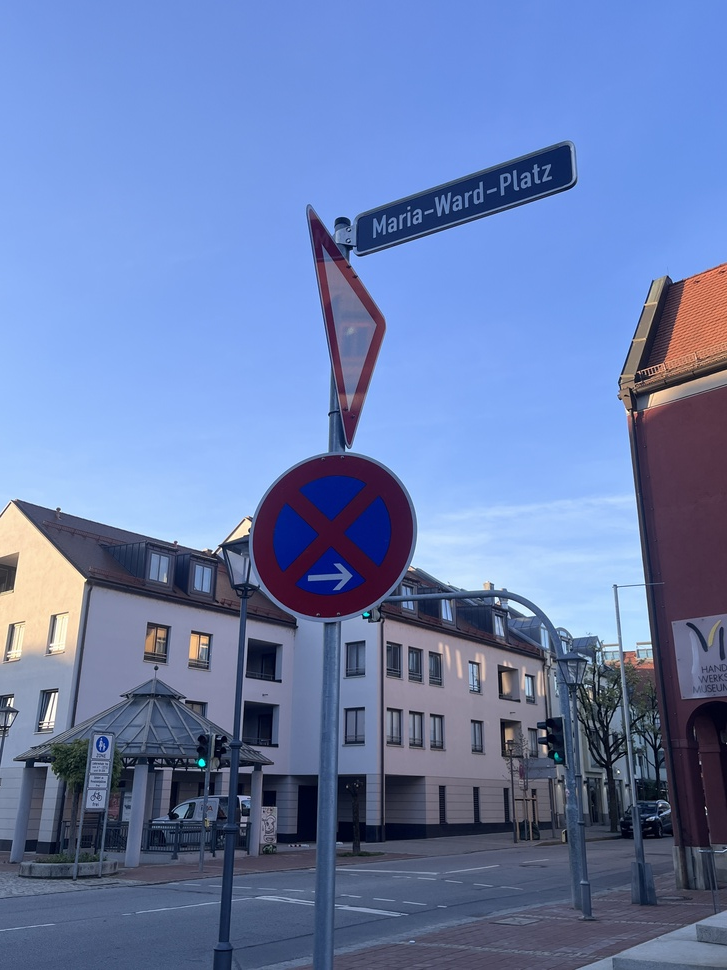
#> input picture SIGNAL.jpg, 727 x 970 px, shrunk from 3024 x 4032 before the run
$ python main.py
#> lines starting #> are read from the running program, lines starting #| are printed output that depends on the picture
import cv2
import numpy as np
import time
import os

IMAGE_PATH = "SIGNAL.jpg"
BLOCK_SIZE = 16
OUTPUT_DIR = "TEST_OUTPUT"


def process_loops(channel_data, block_size):

    h, w = channel_data.shape
    mean_f = np.zeros((h, w), dtype=np.float64)
    var_f = np.zeros((h, w), dtype=np.float64)

    for y in range(0, h, block_size):
        for x in range(0, w, block_size):

            block_sum = 0.0
            pixel_count = 0

            #mean
            for row in range(y, y + block_size):
                for col in range(x, x + block_size):
                    if row < h and col < w:
                        block_sum += channel_data[row, col]
                        pixel_count += 1

            mu = block_sum / pixel_count

            #variance
            sq_diff_sum = 0.0
            for row in range(y, y + block_size):
                for col in range(x, x + block_size):
                    if row < h and col < w:
                        sq_diff_sum += (channel_data[row, col] - mu) ** 2

            variance = sq_diff_sum / pixel_count


            for row in range(y, y + block_size):
                for col in range(x, x + block_size):
                    if row < h and col < w:
                        mean_f[row, col] = mu
                        var_f[row, col] = variance

    return mean_f, var_f


def process_numpy(channel_data, block_size):

    h, w = channel_data.shape

    pad_h = (block_size - h % block_size) % block_size
    pad_w = (block_size - w % block_size) % block_size
    padded_img = np.pad(channel_data, ((0, pad_h), (0, pad_w)), mode='constant')

    ph, pw = padded_img.shape
    grid_h = ph // block_size
    grid_w = pw // block_size
    num_pixels = block_size * block_size

    blocks = padded_img.reshape(grid_h, block_size, grid_w, block_size)

    block_means = np.sum(blocks, axis=(1, 3), dtype=np.float64) / num_pixels

    blocks_float = blocks.astype(np.float64)
    diff        = blocks_float - block_means[:, np.newaxis, :, np.newaxis]
    block_vars   = np.sum(diff ** 2, axis=(1, 3)) / num_pixels

    mean_full = np.repeat(np.repeat(block_means, block_size, axis=0), block_size, axis=1)
    var_full = np.repeat(np.repeat(block_vars, block_size, axis=0), block_size, axis=1)

    return mean_full[:h, :w], var_full[:h, :w]


def Normalizing(image_matrix, filename):

    min_val = np.min(image_matrix)
    max_val = np.max(image_matrix)

    if max_val == min_val:
        normalized = np.zeros_like(image_matrix, dtype=np.uint8)
    else:
        normalized = ((image_matrix - min_val) / (max_val - min_val) * 255).astype(np.uint8)

    cv2.imwrite(os.path.join(OUTPUT_DIR, filename), normalized)

def main():
    if not os.path.exists(OUTPUT_DIR):
        os.makedirs(OUTPUT_DIR)

    img_bgr = cv2.imread(IMAGE_PATH)
#> img_bgr is the input picture: shape (970, 727, 3); mean B, G, R 173.5, 125.6, 105.3
    img_gray = cv2.cvtColor(img_bgr, cv2.COLOR_BGR2GRAY)
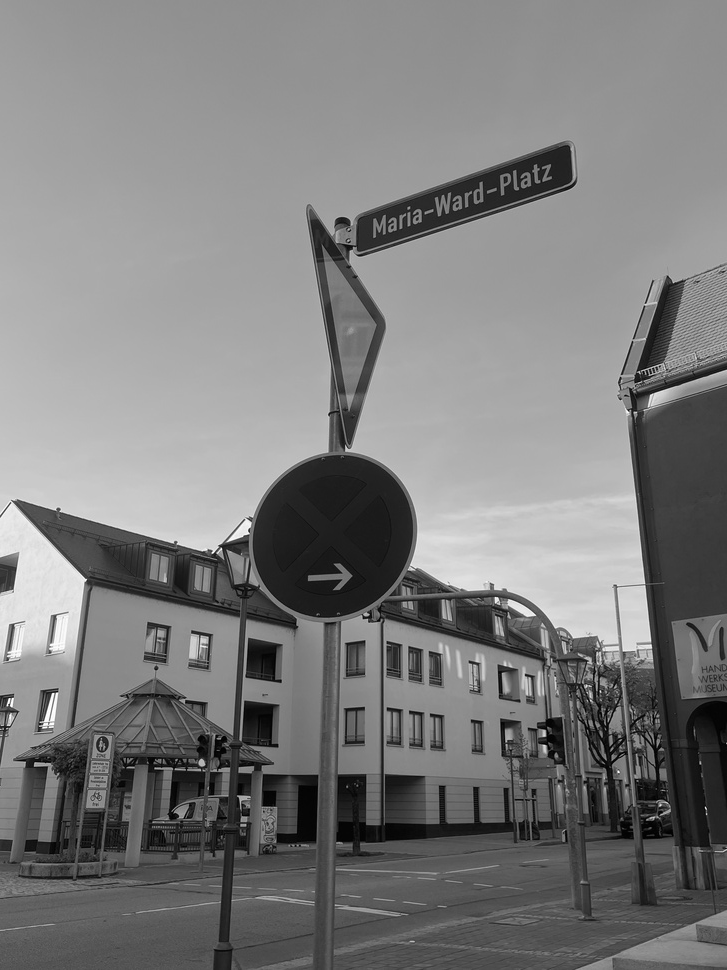
#> img_gray: shape (970, 727); min 1, max 255, mean 125
    img_hsv = cv2.cvtColor(img_bgr, cv2.COLOR_BGR2HSV)
#> img_hsv: shape (970, 727, 3); mean H, S, V 111.2, 106.9, 175.7

    channels = {
        "Red": img_bgr[:, :, 2],
        #"Green": img_bgr[:, :, 1],
        #"Blue": img_bgr[:, :, 0],
        #"Gray": img_gray,
        "Hue": img_hsv[:, :, 0],
        #"Saturation": img_hsv[:, :, 1],
        #"Value": img_hsv[:, :, 2]
    }

    print(f"Input image: '{IMAGE_PATH}' | Block Size: {BLOCK_SIZE}x{BLOCK_SIZE}")
    print("-" * 50)

    for name, channel_data in channels.items():
        print(f"Channel: {name}")

        #loop
        start_loop = time.perf_counter()
        mean_loop, var_loop = process_loops(channel_data, BLOCK_SIZE)
        end_loop = time.perf_counter()
        loop_time = end_loop - start_loop

        #numpy
        start_np = time.perf_counter()
        mean_np, var_np = process_numpy(channel_data, BLOCK_SIZE)
        end_np = time.perf_counter()
        np_time = end_np - start_np

        print(f"  Loop Time  : {loop_time:.4f}s")
        print(f"  NumPy Time : {np_time:.4f}s")


        mean_final = mean_np.astype(np.uint8)
        cv2.imwrite(os.path.join(OUTPUT_DIR, f"{name}_Mean.png"), mean_final)

        Normalizing(var_np, f"{name}_Variance.png")
#> this loop made 2 passes
#> (name, loop_time, pad_h in process_numpy, pad_w in process_numpy, ph in process_numpy, pw in process_numpy) on passes 1 to 2: ('Red', 1.64, 6, 9, 976, 736), ('Hue', 1.05, 6, 9, 976, 736)
#| Channel: Red
#|   Loop Time  : 1.6359s
#|   NumPy Time : 0.0776s
#| Channel: Hue
#|   Loop Time  : 1.0523s
#|   NumPy Time : 0.0245s
#> pass 1, in main, `mean_loop, var_loop = process_loops(channel_data, BLOCK_SIZE)`:
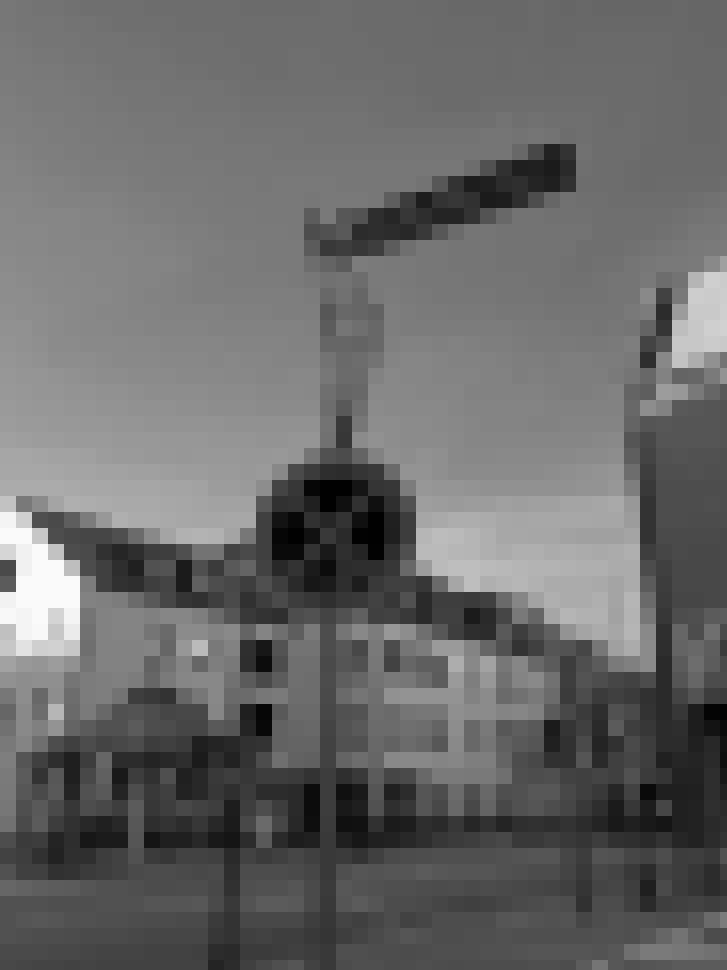
#> mean_loop: shape (970, 727) float64; min 1.01, max 250.7, mean 105.3
#> pass 1, in main, `mean_loop, var_loop = process_loops(channel_data, BLOCK_SIZE)`:
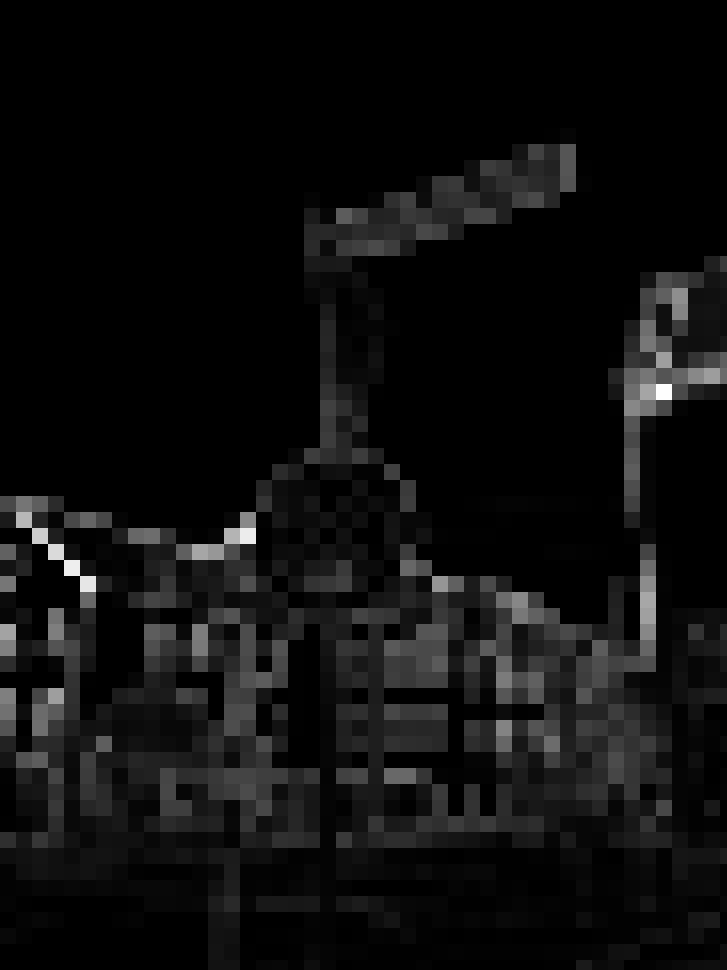
#> var_loop: shape (970, 727) float64; min 0.0116, max 7206.3, mean 416.9; drawn with min black and max white
#> pass 1, in process_numpy, `padded_img = np.pad(channel_data, ((0, pad_h), (0, pad_w)), mode='cons..`:
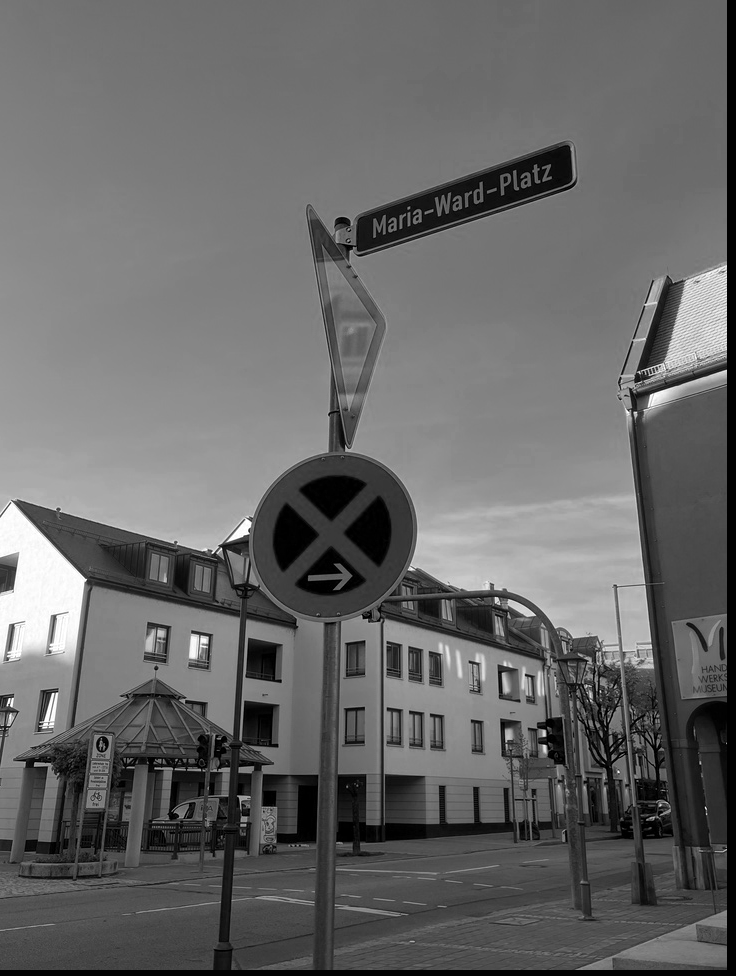
#> padded_img: shape (976, 736); min 0, max 255, mean 103.3
#> pass 1, in process_numpy, `block_means = np.sum(blocks, axis=(1, 3), dtype=np.float64) / num_pixels`:
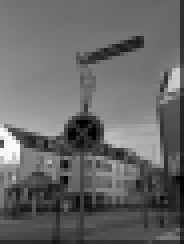
#> block_means: shape (61, 46) float64 (shown 4 times larger); min 0.93, max 250.7, mean 103.3
#> after the loop:
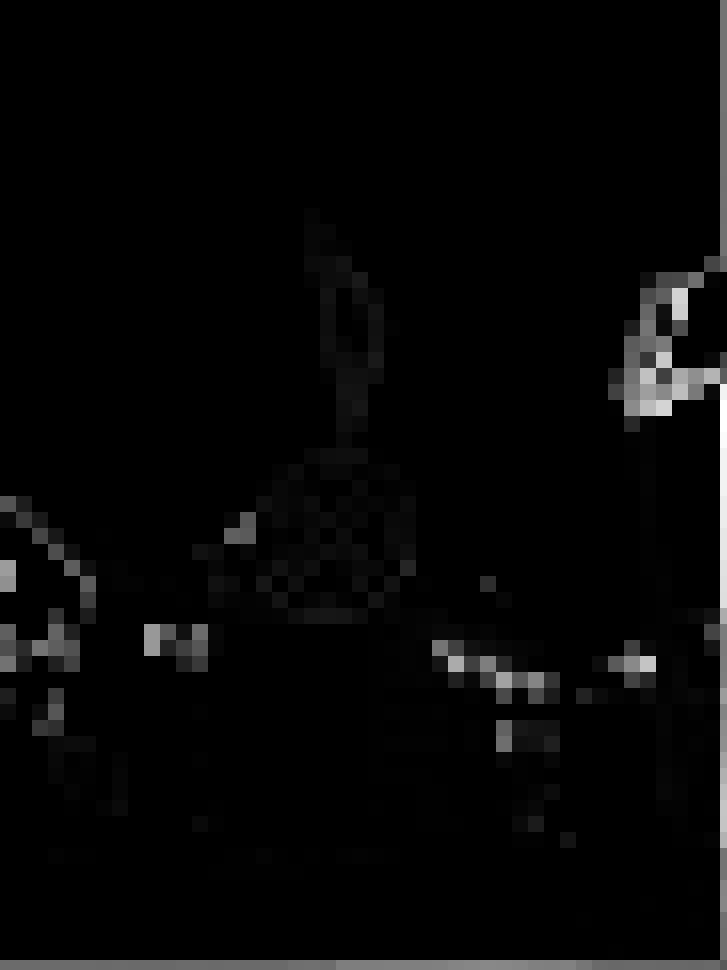
#> var_np: shape (970, 727) float64; min 0, max 6699.9, mean 184.4; drawn with min black and max white

    print("-" * 50)
    print(f"Completed. Results stored in '{OUTPUT_DIR}' directory.")
#| Completed. Results stored in 'TEST_OUTPUT' directory.

if __name__ == "__main__":
    main()

$ run again, with ROAD.jpg copied over SIGNAL.jpg
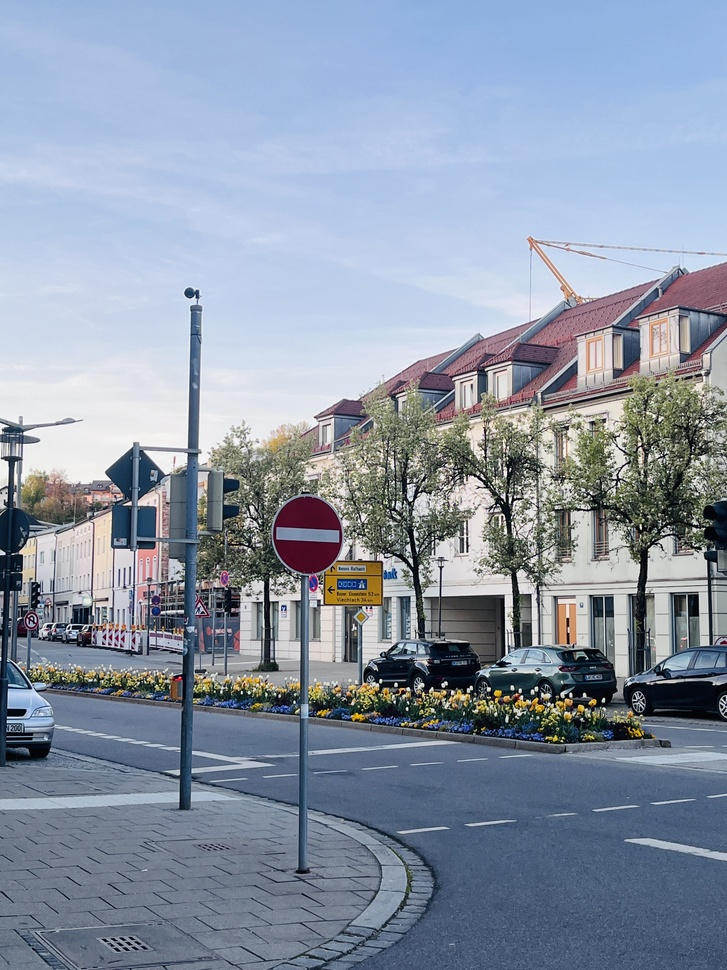
#> input picture ROAD.jpg, 727 x 970 px, shrunk from 3024 x 4032 before the run
#> in main, img_bgr is the input picture: shape (970, 727, 3); mean B, G, R 166.4, 149.4, 138.1
#> img_hsv: shape (970, 727, 3); mean H, S, V 98, 61.2, 170
#> the loop in main, `for name, channel_data in channels.items():` made 2 passes
#> (name, loop_time, pad_h in process_numpy, pad_w in process_numpy, ph in process_numpy, pw in process_numpy) on passes 1 to 2: ('Red', 1.33, 6, 9, 976, 736), ('Hue', 1.33, 6, 9, 976, 736)
#> (printed output is left out)
#> pass 1, in process_numpy, `padded_img = np.pad(channel_data, ((0, pad_h), (0, pad_w)), mode='cons..`:
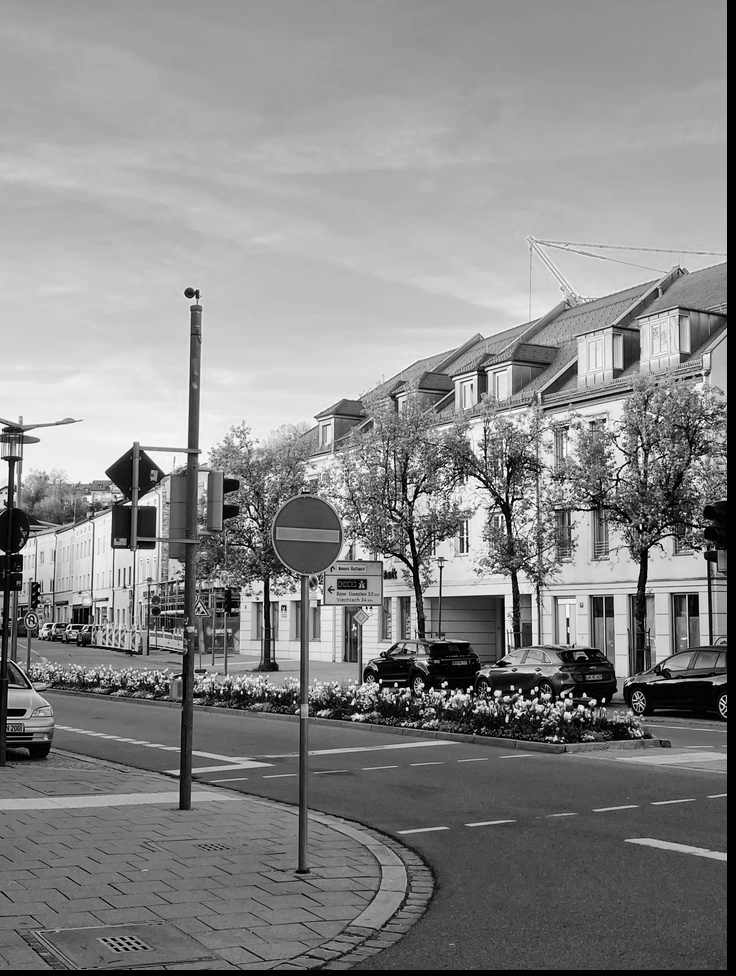
#> padded_img: shape (976, 736); min 0, max 255, mean 135.6
#> after the loop in main, `for name, channel_data in channels.items():`:
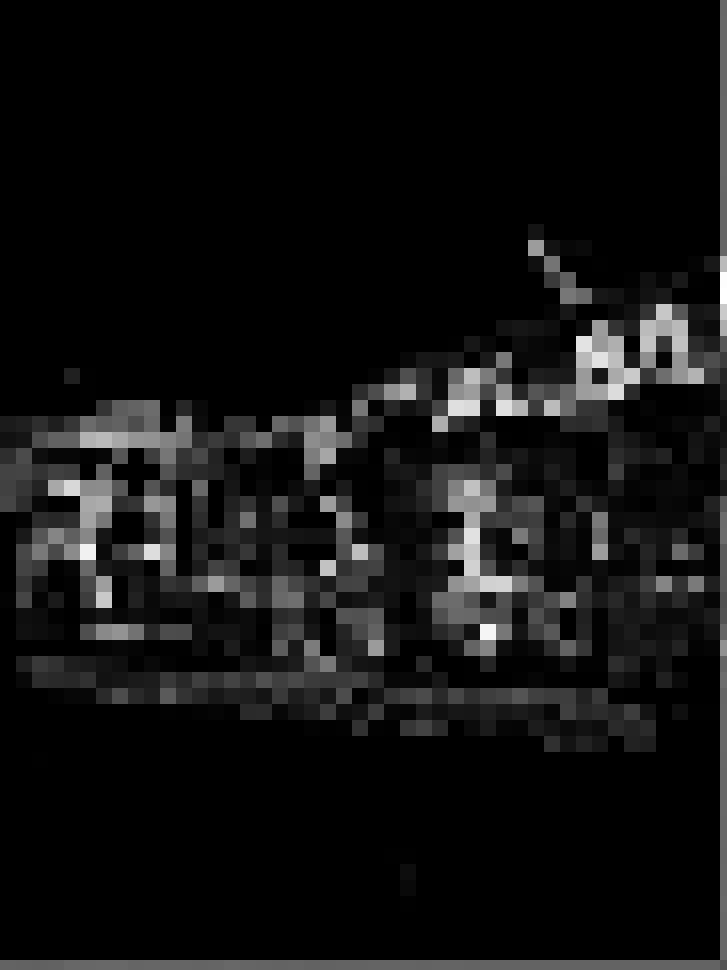
#> var_np: shape (970, 727) float64; min 0, max 6973.3, mean 494.9; drawn with min black and max white
#| Completed. Results stored in 'TEST_OUTPUT' directory.
